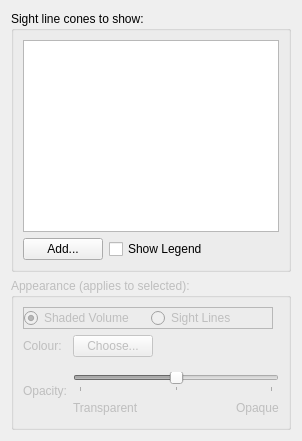
      <widget class="QWidget" name="sightlines_tab">
       <attribute name="title">
        <string>Calibration Visualisation</string>
       </attribute>
       <layout class="QVBoxLayout" name="verticalLayout_7">
        <item>
         <widget class="QGroupBox" name="groupBox_3">
          <property name="title">
           <string>Sight line cones to show:</string>
          </property>
          <layout class="QGridLayout" name="gridLayout_11">
           <item row="0" column="0" colspan="3">
            <widget class="QListWidget" name="sightlines_list">
             <property name="sizePolicy">
              <sizepolicy hsizetype="Minimum" vsizetype="Expanding">
               <horstretch>0</horstretch>
               <verstretch>0</verstretch>
              </sizepolicy>
             </property>
             <property name="editTriggers">
              <set>QAbstractItemView::DoubleClicked|QAbstractItemView::EditKeyPressed|QAbstractItemView::SelectedClicked</set>
             </property>
             <property name="showDropIndicator" stdset="0">
              <bool>false</bool>
             </property>
             <property name="selectionMode">
              <enum>QAbstractItemView::ExtendedSelection</enum>
             </property>
            </widget>
           </item>
           <item row="1" column="0">
            <widget class="QPushButton" name="sightlines_load_button">
             <property name="text">
              <string>Add...</string>
             </property>
            </widget>
           </item>
           <item row="1" column="1">
            <widget class="QCheckBox" name="sightlines_legend_checkbox">
             <property name="enabled">
              <bool>true</bool>
             </property>
             <property name="text">
              <string>Show Legend</string>
             </property>
             <property name="checked">
              <bool>false</bool>
             </property>
            </widget>
           </item>
          </layout>
         </widget>
        </item>
        <item>
         <widget class="QGroupBox" name="sightlines_settings_box">
          <property name="enabled">
           <bool>false</bool>
          </property>
          <property name="title">
           <string>Appearance (applies to selected):</string>
          </property>
          <layout class="QGridLayout" name="gridLayout_7">
           <item row="2" column="0">
            <widget class="QLabel" name="label_2">
             <property name="text">
              <string>Opacity:</string>
             </property>
            </widget>
           </item>
           <item row="1" column="0">
            <widget class="QLabel" name="label">
             <property name="text">
              <string>Colour:</string>
             </property>
            </widget>
           </item>
           <item row="2" column="1" colspan="3">
            <widget class="QFrame" name="frame_2">
             <property name="frameShape">
              <enum>QFrame::NoFrame</enum>
             </property>
             <property name="frameShadow">
              <enum>QFrame::Raised</enum>
             </property>
             <layout class="QGridLayout" name="gridLayout_10">
              <property name="leftMargin">
               <number>0</number>
              </property>
              <property name="topMargin">
               <number>9</number>
              </property>
              <property name="rightMargin">
               <number>0</number>
              </property>
              <property name="bottomMargin">
               <number>0</number>
              </property>
              <property name="horizontalSpacing">
               <number>0</number>
              </property>
              <item row="2" column="1">
               <spacer name="horizontalSpacer_2">
                <property name="orientation">
                 <enum>Qt::Horizontal</enum>
                </property>
                <property name="sizeHint" stdset="0">
                 <size>
                  <width>40</width>
                  <height>20</height>
                 </size>
                </property>
               </spacer>
              </item>
              <item row="2" column="0">
               <widget class="QLabel" name="label_4">
                <property name="text">
                 <string>Transparent</string>
                </property>
               </widget>
              </item>
              <item row="2" column="2">
               <widget class="QLabel" name="label_14">
                <property name="text">
                 <string>Opaque</string>
                </property>
               </widget>
              </item>
              <item row="0" column="0" colspan="3">
               <widget class="QSlider" name="sightline_opacity_slider">
                <property name="maximum">
                 <number>100</number>
                </property>
                <property name="singleStep">
                 <number>1</number>
                </property>
                <property name="value">
                 <number>50</number>
                </property>
                <property name="tracking">
                 <bool>false</bool>
                </property>
                <property name="orientation">
                 <enum>Qt::Horizontal</enum>
                </property>
                <property name="tickPosition">
                 <enum>QSlider::TicksBelow</enum>
                </property>
                <property name="tickInterval">
                 <number>50</number>
                </property>
               </widget>
              </item>
             </layout>
            </widget>
           </item>
           <item row="1" column="2">
            <spacer name="horizontalSpacer">
             <property name="orientation">
              <enum>Qt::Horizontal</enum>
             </property>
             <property name="sizeHint" stdset="0">
              <size>
               <width>40</width>
               <height>20</height>
              </size>
             </property>
            </spacer>
           </item>
           <item row="1" column="1">
            <widget class="QPushButton" name="pick_sightlines_colour">
             <property name="text">
              <string>Choose...</string>
             </property>
            </widget>
           </item>
           <item row="0" column="0" colspan="3">
            <widget class="QFrame" name="frame_3">
             <property name="frameShape">
              <enum>QFrame::StyledPanel</enum>
             </property>
             <property name="frameShadow">
              <enum>QFrame::Raised</enum>
             </property>
             <layout class="QHBoxLayout" name="horizontalLayout_2">
              <property name="spacing">
               <number>6</number>
              </property>
              <property name="leftMargin">
               <number>0</number>
              </property>
              <property name="topMargin">
               <number>0</number>
              </property>
              <property name="rightMargin">
               <number>0</number>
              </property>
              <property name="bottomMargin">
               <number>0</number>
              </property>
              <item>
               <widget class="QRadioButton" name="sightline_type_volume">
                <property name="text">
                 <string>Shaded Volume</string>
                </property>
                <property name="checked">
                 <bool>true</bool>
                </property>
               </widget>
              </item>
              <item>
               <widget class="QRadioButton" name="sightline_type_lines">
                <property name="text">
                 <string>Sight Lines</string>
                </property>
               </widget>
              </item>
             </layout>
            </widget>
           </item>
          </layout>
         </widget>
        </item>
       </layout>
      </widget>
